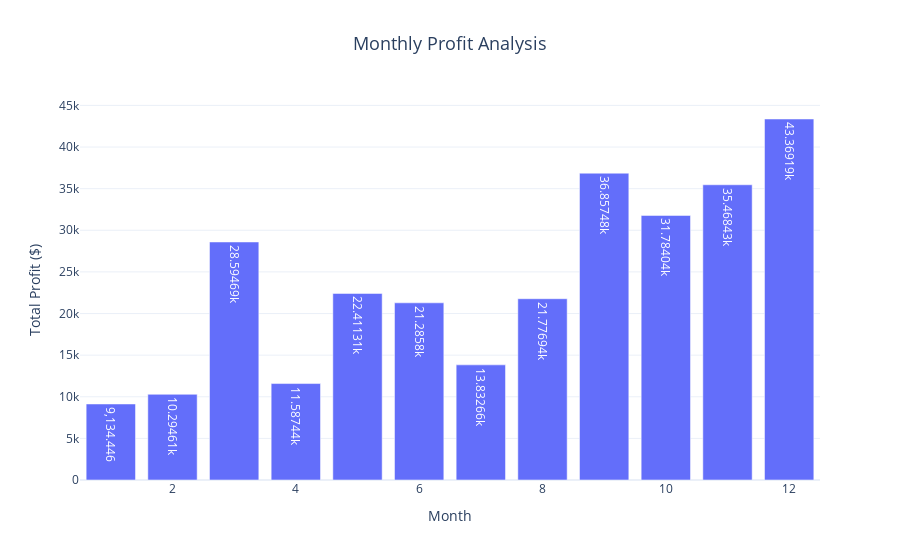

The cell this chart's notebook holds for it:
### Code cell
fig = px.bar(profit_by_month, 
             x='Order Month', 
             y='Profit', 
             title="Monthly Profit Analysis",
             labels={'Order Month': 'Month', 'Profit': 'Total Profit ($)'},
             text_auto=True)
fig.update_layout(title_font_size=18, title_x=0.5)
fig.show()

### Figure 1 — Plotly figure (JSON) as saved in the notebook; plotly's stock layout.template omitted (floating-point values rounded to 4 significant figures)
{"data": [{"alignmentgroup": "True", "hovertemplate": "Month=%{x}<br>Total Profit ($)=%{y}<extra></extra>", "legendgroup": "", "marker": {"color": "#636efa", "pattern": {"shape": ""}}, "name": "", "offsetgroup": "", "orientation": "v", "showlegend": false, "textposition": "auto", "texttemplate": "%{y}", "type": "bar", "x": [1, 2, 3, 4, 5, 6, 7, 8, 9, 10, 11, 12], "xaxis": "x", "y": [9134.0, 10290.0, 28590.0, 11590.0, 22410.0, 21290.0, 13830.0, 21780.0, 36860.0, 31780.0, 35470.0, 43370.0], "yaxis": "y"}], "layout": {"autosize": true, "barmode": "relative", "legend": {"tracegroupgap": 0}, "title": {"font": {"size": 18}, "text": "Monthly Profit Analysis", "x": 0.5}, "xaxis": {"anchor": "y", "autorange": true, "domain": [0, 1], "range": [0.5, 12.5], "title": {"text": "Month"}, "type": "linear"}, "yaxis": {"anchor": "x", "autorange": true, "domain": [0, 1], "range": [0, 45650.0], "title": {"text": "Total Profit ($)"}, "type": "linear"}}}
